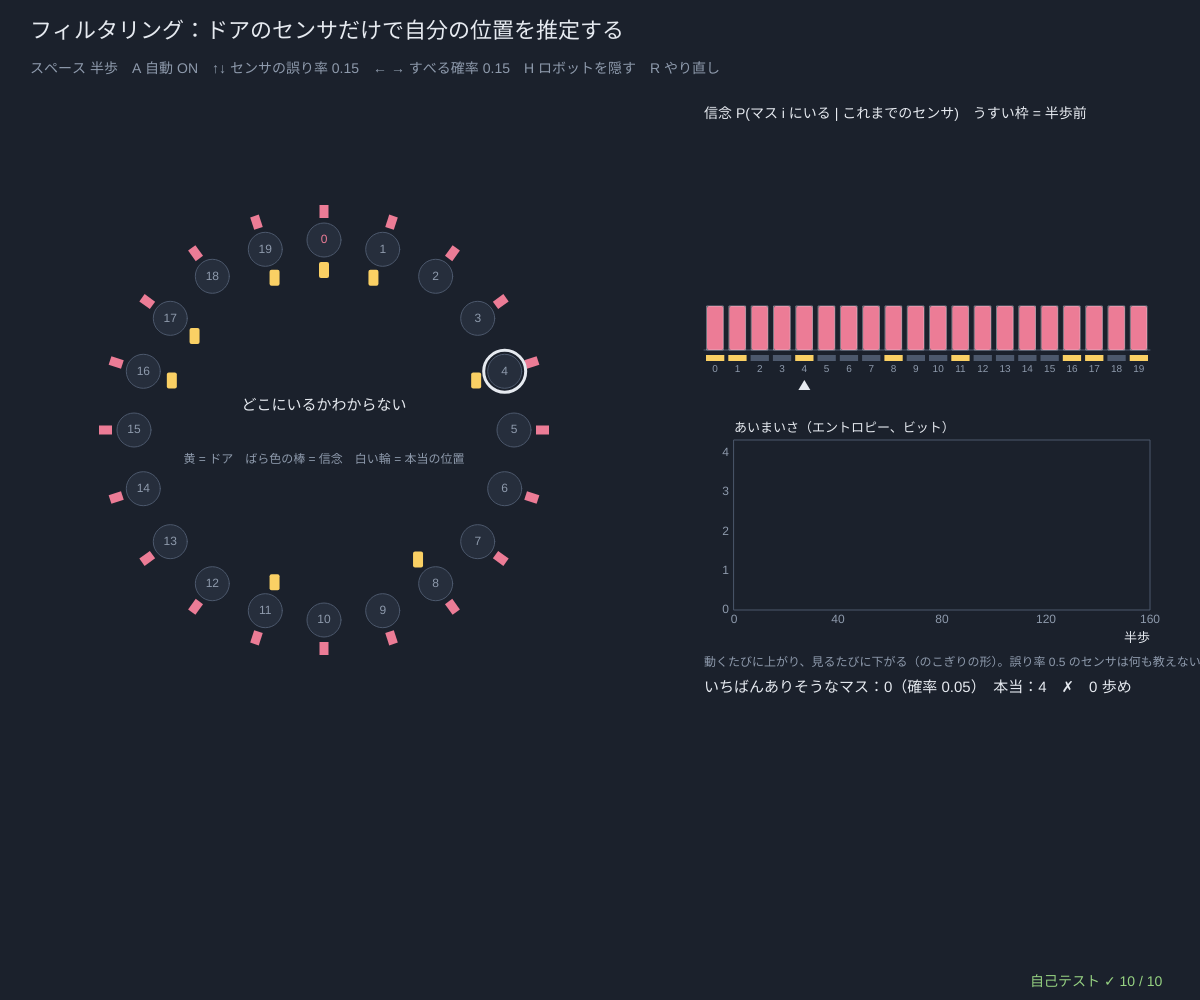
Frame 1 (no input)
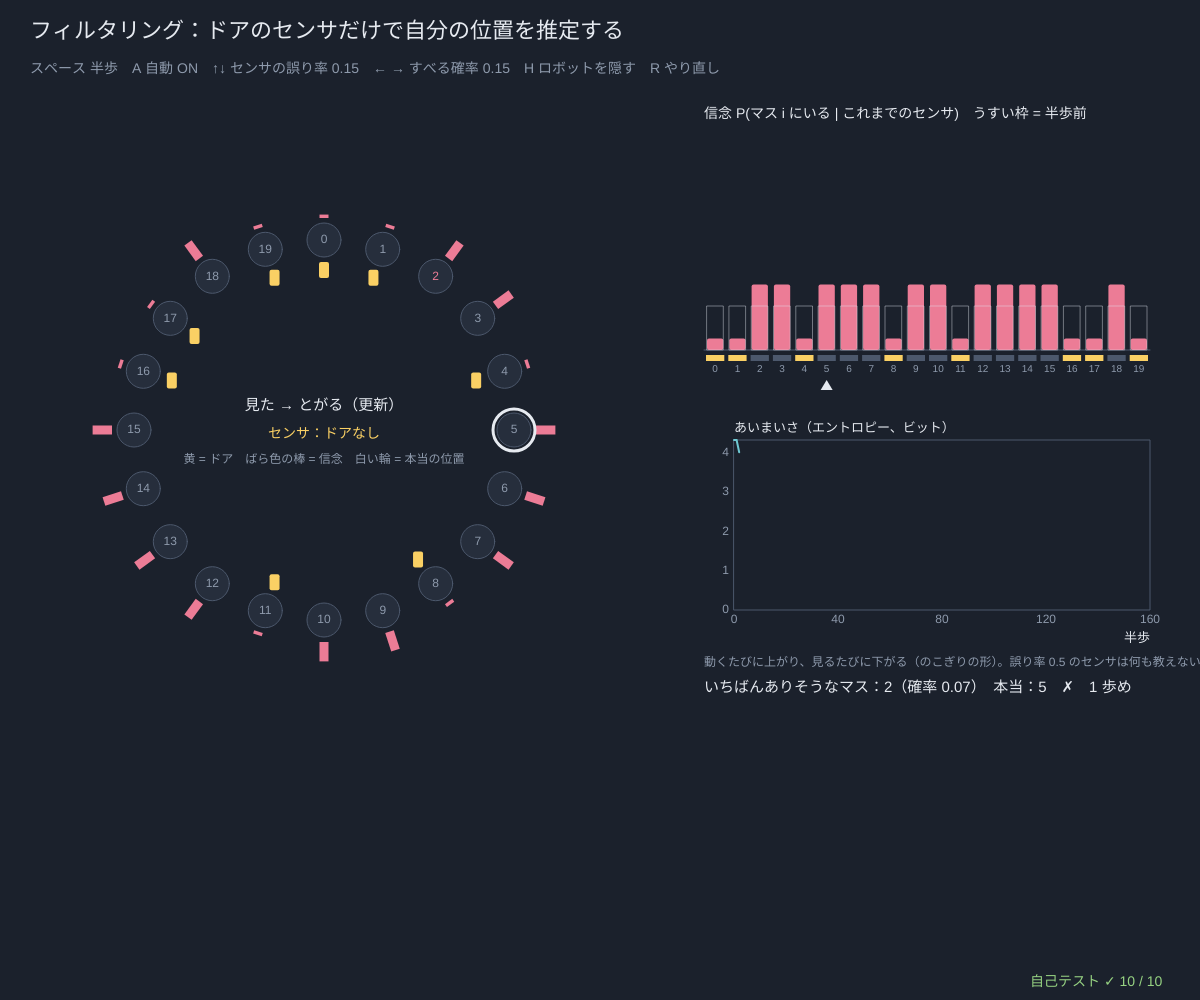
Frame 60 (no input)
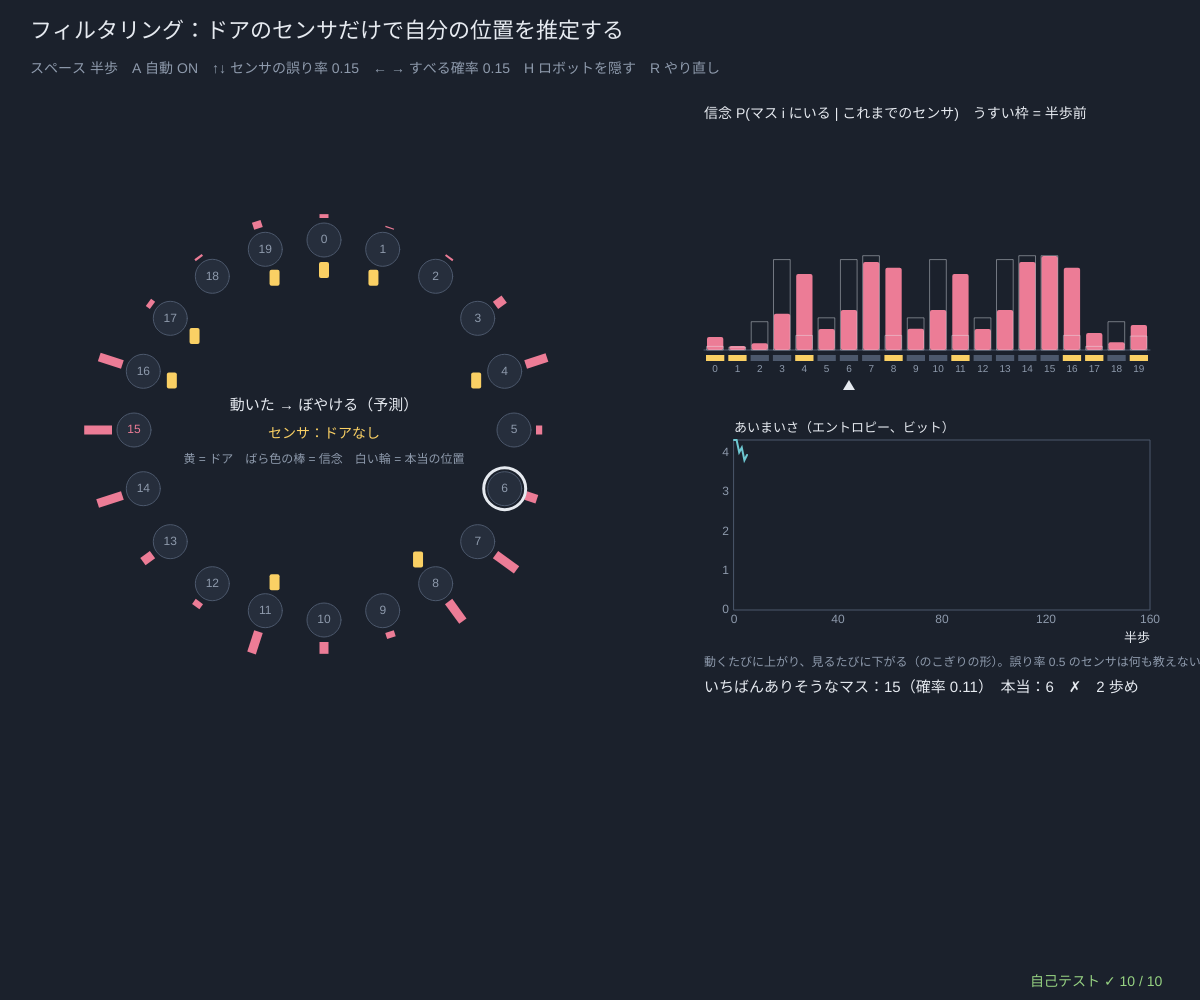
Frame 120 (the mouse pressed at the canvas centre since frame 60)

The p5.js sketch that drew these frames (run headless with seeded random() and noise() and a simulated clock; from frame 60 on, the mouse is pressed at the canvas centre):

// p5.js sketch
// ── sketch.js
// ============================================
// 02 フィルタリング ─ 輪になった廊下（20 マス）を右回りに進むロボット。自分の位置は見えず、「横にドアがある / ない」のセンサ（ときどきまちがう）だけが頼り。
// 信念 = 「いまマス i にいる確率」の棒グラフ。次の 2 つをくり返す：
//   動く → 棒が右へずれて、すべる分だけぼやける（予測：信念 × A）　　見る → センサと合うマスが伸びて、とがる（更新：× b_i(観測) して合計で割る）
// これは前向きアルゴリズムを毎時刻 合計 1 に直したもの。状態が連続のときはカルマンフィルタ・粒子フィルタ（シリーズ 21 の 10・11）
// スペース 半歩（動く / 見る）/ A 自動 / ↑↓ センサの誤り率 / ← → すべる確率 / H ロボットを隠す / R やり直し
// ============================================

const DOORS = [1, 1, 0, 0, 1, 0, 0, 0, 1, 0, 0, 1, 0, 0, 0, 0, 1, 1, 0, 1];   // ★ ドアのあるマス（1 = ドア）。くり返し模様にすると区別できなくなる
let sensErr = 0.15;                      // ★ センサがまちがう確率
let slip = 0.15;                         // ★ すべって進めない確率（進むつもりがその場にとどまる）
const OVER = 0.05;                       // ★ 勢いあまって 2 マス進む確率
let ring, robotPos = 0, belief = [], before = [], phase = 'see', lastSeen = -1, auto = true, showRobot = true, entHist = [], stepsDone = 0;

function setup() {
  createCanvas(windowWidth, windowHeight);
  selfTest();
  seedRng(72); rebuild(); restart();
}
function windowResized() { resizeCanvas(windowWidth, windowHeight); }
// ★ 廊下を HMM にする：状態 = マス、tr = 動き方、em[i] = [ドアなしと出る確率, ドアありと出る確率]
function ringModel(doors, sl, over, err) {
  let n = doors.length, m = { p0: new Array(n).fill(1 / n), tr: [], em: [] };
  for (let i = 0; i < n; i++) {
    let row = new Array(n).fill(0); row[i] += sl; row[(i + 1) % n] += 1 - sl - over; row[(i + 2) % n] += over; m.tr.push(row);
    m.em.push(doors[i] ? [err, 1 - err] : [1 - err, err]);
  }
  return m;
}
function predictStep(b, m) { return vecMat(b, m.tr); }                    // ★ 動く：信念 × A
function updateStep(b, m, x) { return normRow(b.map((v, i) => v * m.em[i][x])); }   // ★ 見る：× b_i(x) して合計 1 に（全部 0 なら一様に戻す）
function entropyBits(b) { let h = 0; for (let v of b) if (v > 0) h -= v * Math.log2(v); return h; }
function rebuild() { ring = ringModel(DOORS, slip, OVER, sensErr); }
function restart() { robotPos = rndInt(0, DOORS.length - 1); belief = ring.p0.slice(); before = belief.slice(); phase = 'see'; lastSeen = -1; entHist = [entropyBits(belief)]; stepsDone = 0; }
function halfStep() {
  before = belief.slice();
  if (phase === 'see') { robotPos = sampleFrom(ring.tr[robotPos]); belief = predictStep(belief, ring); phase = 'move'; }
  else { lastSeen = sampleFrom(ring.em[robotPos]); belief = updateStep(belief, ring, lastSeen); phase = 'see'; stepsDone++; }
  entHist.push(entropyBits(belief)); if (entHist.length > 160) entHist.shift();
}

function draw() {
  background(...BG);
  if (auto && frameCount % 24 === 0) halfStep();
  let n = DOORS.length, best = argMax(belief);
  hudTitle('フィルタリング：ドアのセンサだけで自分の位置を推定する', 'スペース 半歩　A 自動 ' + (auto ? 'ON' : 'OFF') + '　↑↓ センサの誤り率 ' + fmtN(sensErr, 2) + '　← → すべる確率 ' + fmtN(slip, 2) + '　H ロボットを隠す　R やり直し');
  // ---- 輪の廊下
  let cx = Math.min(330, width * 0.27), cy = 430, rad = Math.min(190, height * 0.25);
  for (let i = 0; i < n; i++) {
    let a = -Math.PI / 2 + (i / n) * 2 * Math.PI, ux = Math.cos(a), uy = Math.sin(a), x = cx + ux * rad, y = cy + uy * rad;
    stroke(...LINEC); strokeWeight(1); fill(...PANEL); circle(x, y, 34);
    if (DOORS[i]) { noStroke(); fill(...LAN); rect(cx + ux * (rad - 30) - 5, cy + uy * (rad - 30) - 8, 10, 16, 2); }
    let len = clampv(belief[i] * 260, 0, 120); stroke(...ROSE); strokeWeight(9); strokeCap(SQUARE); line(cx + ux * (rad + 22), cy + uy * (rad + 22), cx + ux * (rad + 22 + len), cy + uy * (rad + 22 + len)); strokeCap(ROUND);
    noStroke(); fill(...(i === best ? ROSE : DIMC)); textSize(12); textAlign(CENTER, CENTER); text(i, x, y);
    if (showRobot && i === robotPos) { noFill(); stroke(...INK); strokeWeight(3); circle(x, y, 42); }
  }
  noStroke(); fill(...INK); textAlign(CENTER, CENTER); textSize(15);
  text(phase === 'move' ? '動いた → ぼやける（予測）' : lastSeen < 0 ? 'どこにいるかわからない' : '見た → とがる（更新）', cx, cy - 24);
  fill(...LAN); textSize(14); text(lastSeen < 0 ? '' : 'センサ：ドア' + (lastSeen ? 'あり' : 'なし') + (showRobot && phase === 'see' && lastSeen !== DOORS[robotPos] ? '（まちがい！）' : ''), cx, cy + 4);
  fill(...DIMC); textSize(12); text('黄 = ドア　ばら色の棒 = 信念　白い輪 = 本当の位置', cx, cy + 30);
  // ---- 棒グラフ（うすい枠 = 半歩前）
  let bx = Math.max(600, cx + rad + 190), bw = width - bx - 50, by = 130, bh = 220, top = Math.max(0.25, Math.max(...belief, ...before) * 1.1), cw = bw / n;
  note('信念 P(マス i にいる | これまでのセンサ)　うすい枠 = 半歩前', bx, by - 12, INK, 14);
  stroke(...LINEC); strokeWeight(1); line(bx, by + bh, bx + bw, by + bh);
  for (let i = 0; i < n; i++) {
    noStroke(); fill(...(DOORS[i] ? LAN : LINEC)); rect(bx + i * cw + 2, by + bh + 5, cw - 4, 6);
    fill(...ROSE); let h1 = (belief[i] / top) * bh; rect(bx + i * cw + 3, by + bh - h1, cw - 6, h1, 2);
    noFill(); stroke(...INK, 110); strokeWeight(1); let h0 = (before[i] / top) * bh; rect(bx + i * cw + 3, by + bh - h0, cw - 6, h0);
    noStroke(); fill(...DIMC); textSize(10); textAlign(CENTER, TOP); text(i, bx + i * cw + cw / 2, by + bh + 14);
    if (showRobot && i === robotPos) { fill(...INK); triangle(bx + i * cw + cw / 2, by + bh + 30, bx + i * cw + cw / 2 - 6, by + bh + 40, bx + i * cw + cw / 2 + 6, by + bh + 40); }
  }
  // ---- あいまいさ（エントロピー）の動き
  let g = { x: bx + 30, y: by + bh + 90, w: bw - 30, h: 170, x0: 0, x1: 160, y0: 0, y1: Math.log2(n) };
  plotAxes(g, '半歩', 'あいまいさ（エントロピー、ビット）', [0, 40, 80, 120, 160], [0, 1, 2, 3, 4]);
  drawCurve(g, entHist, AQUA, 2);
  note('動くたびに上がり、見るたびに下がる（のこぎりの形）。誤り率 0.5 のセンサは何も教えない', bx, g.y + g.h + 56, DIMC, 12);
  note('いちばんありそうなマス：' + best + '（確率 ' + fmtN(belief[best], 2) + '）' + (showRobot ? '　本当：' + robotPos + (best === robotPos ? '　✓' : '　✗') : '') + '　' + stepsDone + ' 歩め', bx, g.y + g.h + 82, INK, 15);
  drawSelfTest();
}

function keyPressed() {
  if (key === ' ') { halfStep(); auto = false; }
  if (key === 'a' || key === 'A') auto = !auto;
  if (key === 'h' || key === 'H') showRobot = !showRobot;
  if (key === 'r' || key === 'R') restart();
  if (key === UP_ARROW) { sensErr = Math.min(0.5, Math.round((sensErr + 0.05) * 100) / 100); rebuild(); }
  if (key === DOWN_ARROW) { sensErr = Math.max(0, Math.round((sensErr - 0.05) * 100) / 100); rebuild(); }
  if (key === RIGHT_ARROW) { slip = Math.min(0.9, Math.round((slip + 0.05) * 100) / 100); rebuild(); }
  if (key === LEFT_ARROW) { slip = Math.max(0, Math.round((slip - 0.05) * 100) / 100); rebuild(); }
  return false;
}

// やってみよう
// 1. R でやり直して、信念の山が 1 つになるまで何歩かかるか数えよう。誤り率を 0.3 にすると？
// 2. 誤り率を 0.5 にすると信念はどうなる？ 0 にすると？（0 でも数歩は必要なのはなぜ？）
// 3. DOORS を [1,0,1,0,…] のくり返しにすると、信念の山はいくつ残る？
// 4. H でロボットを隠して、信念だけを見て位置を当てよう

// ---- 自己テスト
function selfTest() {
  selfTestResults = [];
  seedRng(720);
  let m = ringModel(DOORS, 0.15, 0.05, 0.15);
  check('廊下のモデル：A と B の行の合計 = 1、A は列の合計も 1（輪なのでかたよらない）', rowSumErr(m.tr) < 1e-12 && rowSumErr(m.em) < 1e-12 && m.tr.every((_, j) => near(sumOf(m.tr.map((r) => r[j])), 1, 1e-12)));
  // 5 マスの輪で総当たり（5^6 = 15625 本）と照合
  let small = ringModel([1, 0, 0, 1, 0], 0.2, 0.1, 0.2), xs = [1, 0, 0, 1, 1, 0], b = small.p0.slice(), worst = 0, fs = fwdScaled(small, emTable(small, xs));
  for (let t = 0; t < xs.length; t++) { b = updateStep(predictStep(b, small), small, xs[t]); let bf = bruteAll(small, emTable(small, xs.slice(0, t + 1))); worst = Math.max(worst, maxAbsDiff(b, bf.gam[t]), maxAbsDiff(b, fs.ah[t])); }
  check('5 マスの輪：予測 → 更新の信念 = 総当たり（最大 15625 本）の事後確率 = スケーリングつき前向き', worst < 1e-12);
  let okSum = true, bb = m.p0.slice(), pos = 3;
  for (let k = 0; k < 400; k++) { pos = sampleFrom(m.tr[pos]); bb = updateStep(predictStep(bb, m), m, sampleFrom(m.em[pos])); if (!near(sumOf(bb), 1, 1e-9) || !noNaN(bb)) okSum = false; }
  check('400 歩：信念の合計はいつも 1、NaN なし', okSum);
  let det = ringModel(DOORS, 0, 0, 0), d0 = new Array(20).fill(0); d0[19] = 1;
  check('すべらないなら、「動く」は信念をちょうど 1 マスずらす（19 → 0）', predictStep(d0, det)[0] === 1);
  let half = ringModel(DOORS, 0.15, 0.05, 0.5);
  check('誤り率 0.5 のセンサ：見ても信念は変わらない', maxAbsDiff(updateStep(bb, half, 1), bb) < 1e-12);
  let bd = det.p0.slice(), p = 7, when = -1;
  for (let k = 1; k <= 20; k++) { p = (p + 1) % 20; bd = updateStep(predictStep(bd, det), det, DOORS[p]); if (when < 0 && bd[p] > 1 - 1e-12) when = k; }
  check('まちがわないセンサ・すべらない：' + when + ' 歩で位置が 1 つに決まる（20 歩以内）', when > 0 && when <= 20);
  check('ありえない観測（信念が全部 0 になる）でも NaN にならず、一様に戻る', near(updateStep(d0, det, 1 - DOORS[19])[5], 1 / 20, 1e-12));
  let okEnt = true; for (let k = 0; k < 200; k++) { let r = normRow(m.p0.map(() => Math.pow(rnd(), 3))); if (entropyBits(predictStep(r, m)) < entropyBits(r) - 1e-12) okEnt = false; }
  check('「動く」であいまいさ（エントロピー）は減らない（200 個のでたらめな信念）', okEnt);
  let per = ringModel([1, 0, 0, 1, 1, 0, 0, 0, 1, 0, 1, 0, 0, 1, 1, 0, 0, 0, 1, 0], 0.15, 0.05, 0.15), bp = per.p0.slice(), pp = 2, okPer = true;
  for (let k = 0; k < 60; k++) { pp = sampleFrom(per.tr[pp]); bp = updateStep(predictStep(bp, per), per, sampleFrom(per.em[pp])); for (let i = 0; i < 10; i++) if (!near(bp[i], bp[i + 10], 1e-12)) okPer = false; }
  check('ドアが 10 マスごとのくり返し模様：信念はいつも 2 つの同じ山（区別できない）', okPer);
  let hit = 0, runs = 300;
  for (let r = 0; r < runs; r++) { let q = rndInt(0, 19), bq = m.p0.slice(); for (let k = 0; k < 50; k++) { q = sampleFrom(m.tr[q]); bq = updateStep(predictStep(bq, m), m, sampleFrom(m.em[q])); } if (Math.min(Math.abs(argMax(bq) - q), 20 - Math.abs(argMax(bq) - q)) <= 1) hit++; }
  check('50 歩後：いちばんありそうなマスが本当の位置の ±1 マス以内 ' + Math.round((100 * hit) / runs) + '%（> 60%。でたらめなら 15%）', hit / runs > 0.6);
  reportSelfTest();
}

// ==================================================
// ここから下は「HMM の道具」（中身は読まなくても OK。消さないでね）
// ==================================================
// ---- 色と小さな道具（霧の夜と灯り：黄 = 見える観測、ばら色 = 隠れた状態）
const BG = [27, 33, 44];                // 背景（霧の夜の青ねずみ色）
const INK = [230, 234, 240];            // 文字（やわらかい白）
const LAN = [250, 208, 100], ROSE = [236, 124, 150], AQUA = [110, 200, 210], LILAC = [176, 156, 236], LEAF = [150, 210, 130], TANG = [240, 160, 96];
const DIMC = [142, 154, 172], PANEL = [38, 46, 60], LINEC = [76, 88, 108];
const ST_COLS = [ROSE, AQUA, LAN, LILAC, LEAF, TANG, [200, 200, 210], [130, 150, 240]];   // 状態の色
function clampv(v, a, b) { return v < a ? a : v > b ? b : v !== v ? a : v; }     // NaN なら a に戻す
function sumOf(a) { let s = 0; for (let v of a) s += v; return s; }
function argMax(a) { let b = 0; for (let i = 1; i < a.length; i++) if (a[i] > a[b]) b = i; return b; }   // 同点なら小さい番号
function fmtN(v, d) { if (typeof v !== 'number' || v !== v) return '?'; if (!isFinite(v)) return v > 0 ? '∞' : '−∞'; let s = v.toFixed(d === undefined ? 2 : d); return /^-0\.?0*$/.test(s) ? s.slice(1) : s; }
function fmtP(v) {                      // 確率の表示：小さい数は 1.2e-5 の形で
  if (typeof v !== 'number' || v !== v) return '?';
  if (v === 0) return '0'; if (Math.abs(v) >= 0.001) return v.toFixed(v >= 0.1 ? 3 : 4); return v.toExponential(1);
}
function hudTitle(t, sub) {             // 左上の見出しと操作の説明（日本語は 1 文字ずつ折り返す）
  textWrap(CHAR); noStroke(); fill(...INK); textSize(22); textAlign(LEFT, BASELINE); text(t, 30, 38);
  fill(...DIMC); textSize(14); textLeading(19); text(sub, 30, 62, width - 60);
}
function panelBox(x, y, w, h) { noStroke(); fill(...PANEL); rect(x, y, w, h, 8); }
function note(s, x, y, col, sz) { noStroke(); fill(...(col || DIMC)); textSize(sz || 13); textAlign(LEFT, BASELINE); text(s, x, y); }
// ---- 種つきの乱数（同じ種なら毎回同じ列 → 実験をくり返せる）
let rngState = 1;
function seedRng(s) { rngState = (s >>> 0) || 1; }
function rnd() {                       // 0〜1 の一様乱数（mulberry32）
  rngState = (rngState + 0x6d2b79f5) >>> 0;
  let t = rngState;
  t = Math.imul(t ^ (t >>> 15), t | 1);
  t ^= t + Math.imul(t ^ (t >>> 7), t | 61);
  return ((t ^ (t >>> 14)) >>> 0) / 4294967296;
}
function rndInt(a, b) { return a + Math.floor(rnd() * (b - a + 1)); }
function randn() { let u = 1 - rnd(), v = rnd(); return Math.sqrt(-2 * Math.log(u)) * Math.cos(2 * Math.PI * v); }   // 標準正規分布
function sampleFrom(p) { let u = rnd() * sumOf(p), c = 0; for (let i = 0; i < p.length; i++) { c += p[i]; if (u < c) return i; } return p.length - 1; }   // 確率 p[i] で i を返す
// ---- 隠れマルコフモデルの道具
// モデル m = { p0: はじめの分布 π, tr: 遷移行列 A（tr[i][j] = 状態 i の次に j）, em: 出力行列 B（em[j][k] = 状態 j が記号 k を出す） }
// どの計算も「出力の表」eb[t][j] = b_j(x_t)（時刻 t の観測を状態 j が出す確率）を受け取る → 記号でも数（正規分布）でも同じ道具が使える
function lg(p) { return p > 0 ? Math.log(p) : -Infinity; }          // log 0 は −∞（NaN にしない）
function logSumExp(a) {                // log(Σ e^a_i)：いちばん大きい値を先に引く。全部 −∞ なら −∞
  let m = -Infinity; for (let v of a) if (v > m) m = v;
  if (m === -Infinity) return -Infinity;
  let s = 0; for (let v of a) s += Math.exp(v - m);
  return m + Math.log(s);
}
function normRow(r) { let s = sumOf(r); return s > 1e-300 ? r.map((v) => v / s) : r.map(() => 1 / r.length); }   // 合計 1 に（全部 0 なら一様に）
function rowSumErr(a) { let d = 0; for (let r of a) d = Math.max(d, Math.abs(sumOf(r) - 1)); return d; }
function maxAbsDiff(a, b) { let d = 0; for (let i = 0; i < a.length; i++) d = Math.max(d, Array.isArray(a[i]) ? maxAbsDiff(a[i], b[i]) : Math.abs(a[i] - b[i])); return d; }
function vecMat(v, a) {                // 横ベクトル × 行列：1 歩先の分布
  let out = new Array(a[0].length).fill(0);
  for (let i = 0; i < v.length; i++) if (v[i] !== 0) for (let j = 0; j < out.length; j++) out[j] += v[i] * a[i][j];
  return out;
}
function emTable(m, xs) { return xs.map((x) => m.em.map((r) => r[x])); }   // 記号の列 → 出力の表
function hmmSample(m, n) {             // π, A, B からサイコロで列を作る：zs = 隠れた状態、xs = 観測
  let z = sampleFrom(m.p0), zs = [], xs = [];
  for (let t = 0; t < n; t++) { if (t > 0) z = sampleFrom(m.tr[z]); zs.push(z); xs.push(sampleFrom(m.em[z])); }
  return { zs, xs };
}
// ★ 前向き：α_t(j) = P(x_1..x_t, z_t = j) = b_j(x_t) Σ_i α_{t−1}(i) a_ij。尤度 P(x) = Σ_j α_T(j)
function fwdPlain(m, eb) {
  let n = m.p0.length, al = [];
  for (let t = 0; t < eb.length; t++) {
    let prev = t === 0 ? null : al[t - 1], row = new Array(n);
    for (let j = 0; j < n; j++) { let s = 0; if (t === 0) s = m.p0[j]; else for (let i = 0; i < n; i++) s += prev[i] * m.tr[i][j]; row[j] = s * eb[t][j]; }
    al.push(row);
  }
  return { al, lik: al.length ? sumOf(al[al.length - 1]) : 1 };
}
// ★ 後ろ向き：β_t(i) = P(x_{t+1}..x_T | z_t = i) = Σ_j a_ij b_j(x_{t+1}) β_{t+1}(j)。尤度 = Σ_i π_i b_i(x_1) β_1(i)
function bwdPlain(m, eb) {
  let n = m.p0.length, len = eb.length, be = new Array(len);
  for (let t = len - 1; t >= 0; t--) {
    be[t] = new Array(n).fill(t === len - 1 ? 1 : 0);
    if (t < len - 1) for (let i = 0; i < n; i++) for (let j = 0; j < n; j++) be[t][i] += m.tr[i][j] * eb[t + 1][j] * be[t + 1][j];
  }
  let lik = 0; if (len) for (let i = 0; i < n; i++) lik += m.p0[i] * eb[0][i] * be[0][i]; else lik = 1;
  return { be, lik };
}
// ★ スケーリングつきの前向き：毎時刻 合計 c_t で割る。ah[t] = P(z_t | x_1..x_t)（= フィルタ）、log P(x) = Σ log c_t
//   c_t = 0（ありえない観測）なら logLik = −∞ にして、その時刻は一様分布で先へ進む（NaN を作らない）
function fwdScaled(m, eb) {
  let n = m.p0.length, ah = [], cs = [], logLik = 0;
  for (let t = 0; t < eb.length; t++) {
    let pred = t === 0 ? m.p0 : vecMat(ah[t - 1], m.tr), row = pred.map((v, j) => v * eb[t][j]), c = sumOf(row);
    if (!(c > 0)) { logLik = -Infinity; row = new Array(n).fill(1 / n); c = 0; } else { row = row.map((v) => v / c); if (logLik !== -Infinity) logLik += Math.log(c); }
    ah.push(row); cs.push(c);
  }
  return { ah, cs, logLik };
}
function bwdScaled(m, eb, cs) {         // 同じ c_t で割った後ろ向き。γ_t(i) = ah[t][i] × bh[t][i]
  let n = m.p0.length, len = eb.length, bh = new Array(len);
  for (let t = len - 1; t >= 0; t--) {
    bh[t] = new Array(n).fill(t === len - 1 ? 1 : 0);
    if (t < len - 1) { let c = cs[t + 1] > 0 ? cs[t + 1] : 1; for (let i = 0; i < n; i++) { let s = 0; for (let j = 0; j < n; j++) s += m.tr[i][j] * eb[t + 1][j] * bh[t + 1][j]; bh[t][i] = s / c; } }
  }
  return bh;
}
function fwdLog(m, eb) {                // 対数のまま：log α_t(j) = log b_j(x_t) + logSumExp_i(log α_{t−1}(i) + log a_ij)
  let n = m.p0.length, la = [], lt = m.tr.map((r) => r.map(lg)), buf = new Array(n);
  for (let t = 0; t < eb.length; t++) {
    let row = new Array(n);
    for (let j = 0; j < n; j++) { let s; if (t === 0) s = lg(m.p0[j]); else { for (let i = 0; i < n; i++) buf[i] = la[t - 1][i] + lt[i][j]; s = logSumExp(buf); } row[j] = s + lg(eb[t][j]); }
    la.push(row);
  }
  return { la, logLik: la.length ? logSumExp(la[la.length - 1]) : 0 };
}
// ★ 平滑化：γ_t(i) = P(z_t = i | 全部の観測)。filt = フィルタ P(z_t | x_1..x_t)
function smoothAll(m, eb) {
  let f = fwdScaled(m, eb), bh = bwdScaled(m, eb, f.cs);
  let gam = f.ah.map((a, t) => normRow(a.map((v, i) => v * bh[t][i])));
  return { filt: f.ah, gam, bh, cs: f.cs, logLik: f.logLik };
}
function xiAt(m, eb, sm, t) {           // ξ_t(i, j) = P(z_t = i, z_{t+1} = j | 全部の観測)
  let n = m.p0.length, c = sm.cs[t + 1] > 0 ? sm.cs[t + 1] : 1, out = [];
  for (let i = 0; i < n; i++) { out.push(new Array(n)); for (let j = 0; j < n; j++) out[i][j] = (sm.filt[t][i] * m.tr[i][j] * eb[t + 1][j] * sm.bh[t + 1][j]) / c; }
  return out;
}
// ★ ビタビ（対数）：dl[t][j] = 時刻 t に状態 j で終わるいちばん良い道の log 確率、bp[t][j] = そのとき 1 つ前にいた状態（戻り矢印）
function viterbiLog(m, eb) {
  let n = m.p0.length, len = eb.length, dl = [], bp = [], lt = m.tr.map((r) => r.map(lg));
  for (let t = 0; t < len; t++) {
    let row = new Array(n), back = new Array(n).fill(-1);
    for (let j = 0; j < n; j++) {
      let best = -Infinity, arg = -1;
      if (t === 0) best = lg(m.p0[j]); else for (let i = 0; i < n; i++) { let v = dl[t - 1][i] + lt[i][j]; if (v > best) { best = v; arg = i; } }
      row[j] = best + lg(eb[t][j]); back[j] = arg;
    }
    dl.push(row); bp.push(back);
  }
  let vitPath = new Array(len).fill(0), logP = len ? -Infinity : 0;
  if (len) { let z = argMax(dl[len - 1]); logP = dl[len - 1][z]; for (let t = len - 1; t >= 0; t--) { vitPath[t] = z; z = bp[t][z] >= 0 ? bp[t][z] : 0; } }
  return { vitPath, logP, dl, bp };
}
function pathLogProb(m, eb, zs) {       // 1 本の道 zs と観測がいっしょに起きる log 確率
  let s = 0; for (let t = 0; t < zs.length; t++) s += (t === 0 ? lg(m.p0[zs[0]]) : lg(m.tr[zs[t - 1]][zs[t]])) + lg(eb[t][zs[t]]);
  return s;
}
function postDecode(gam) { return gam.map(argMax); }                 // 事後復号：時刻ごとにいちばんありそうな状態
// ★ 総当たり：N^T 本の道を全部ためす（短い列だけ）。尤度、γ、ξ、いちばん良い道
function bruteAll(m, eb) {
  let n = m.p0.length, len = eb.length, total = Math.pow(n, len), zs = new Array(len).fill(0);
  let lik = 0, gam = eb.map(() => new Array(n).fill(0)), xi = eb.slice(1).map(() => m.p0.map(() => new Array(n).fill(0))), bestP = -1, best = null;
  for (let k = 0; k < total; k++) {
    let r = k; for (let t = len - 1; t >= 0; t--) { zs[t] = r % n; r = Math.floor(r / n); }
    let p = 1; for (let t = 0; t < len && p > 0; t++) p *= (t === 0 ? m.p0[zs[0]] : m.tr[zs[t - 1]][zs[t]]) * eb[t][zs[t]];
    if (p > bestP) { bestP = p; best = zs.slice(); }
    if (p === 0) continue;
    lik += p; for (let t = 0; t < len; t++) { gam[t][zs[t]] += p; if (t > 0) xi[t - 1][zs[t - 1]][zs[t]] += p; }
  }
  if (lik > 0) { gam = gam.map((g) => g.map((v) => v / lik)); xi = xi.map((x) => x.map((r) => r.map((v) => v / lik))); }
  return { lik, gam, xi, best, bestP, paths: total };
}
function stationaryOf(tr) {             // 定常分布 π A = π（なまけた連鎖 (π + πA)/2 をくり返す。周期があっても収束する）
  let v = new Array(tr.length).fill(1 / tr.length);
  for (let k = 0; k < 4000; k++) { let w = vecMat(v, tr), d = 0; for (let i = 0; i < v.length; i++) { let u = (v[i] + w[i]) / 2; d = Math.max(d, Math.abs(u - v[i])); v[i] = u; } if (d < 1e-15) break; }
  return normRow(v);
}
function hmmLogLik(m, xs) { return fwdScaled(m, emTable(m, xs)).logLik; }   // 記号の列の対数尤度 log P(x)
function predictK(belief, tr, k) { let v = belief.slice(); for (let s = 0; s < k; s++) v = vecMat(v, tr); return v; }   // k 歩先の予測：A を k 回掛ける
// ---- グラフの道具：g = { x, y, w, h, x0, x1, y0, y1 }
function gX(g, v) { return g.x + clampv((v - g.x0) / (g.x1 - g.x0), -0.02, 1.02) * g.w; }
function gY(g, v) { return g.y + g.h - clampv((v - g.y0) / (g.y1 - g.y0), -0.02, 1.02) * g.h; }
function plotAxes(g, xl, yl, xt, yt) {
  stroke(...LINEC); strokeWeight(1); noFill(); rect(g.x, g.y, g.w, g.h);
  noStroke(); fill(...DIMC); textSize(12); textAlign(CENTER, TOP);
  for (let v of xt) text(+v.toPrecision(4), gX(g, v), g.y + g.h + 4);
  textAlign(RIGHT, CENTER);
  for (let v of yt) text(+v.toPrecision(4), g.x - 5, gY(g, v));
  textAlign(LEFT, BASELINE); fill(...INK); textSize(13);
  text(xl, g.x + g.w - textWidth(xl), g.y + g.h + 32); text(yl, g.x, g.y - 8);
}
function polyline(pts) {               // 点が 2 つ以上あるときだけ折れ線を描く（空の beginShape を作らない）
  if (pts.length < 2) return;
  noFill(); beginShape(); for (let p of pts) vertex(p[0], p[1]); endShape();
}
function drawCurve(g, arr, col, sw, xOff, from, to) {   // arr[i] を x = i (+ xOff) に。長いときは間引いて 600 点まで
  let a = from || 0, b = to === undefined ? arr.length : to, n = b - a, stride = Math.max(1, Math.ceil(n / 600)), pts = [];
  for (let i = a; i < b; i += stride) if (isFinite(arr[i])) pts.push([gX(g, i + (xOff || 0)), gY(g, arr[i])]);
  stroke(...col); strokeWeight(sw || 2); polyline(pts);
}
function legend(x, y, items) {         // items = [[色, 名前], …]
  textSize(13); textAlign(LEFT, CENTER);
  for (let [c, s] of items) { noStroke(); fill(...c); rect(x, y - 5, 16, 10, 2); fill(...INK); text(s, x + 22, y); y += 20; }
}
function drawMatrix(a, x, y, cw, ch, rowNames, colNames, opts) {   // 行列を色つきの表で（明るい = 大きい）
  opts = opts || {}; let d = opts.digits === undefined ? 2 : opts.digits, col = opts.col || AQUA;
  textAlign(CENTER, CENTER); textSize(opts.ts || 13);
  for (let i = 0; i < a.length; i++) for (let j = 0; j < a[i].length; j++) {
    let v = a[i][j], t = clampv(Math.abs(v) / (opts.hi || 1), 0, 1); noStroke();
    fill(PANEL[0] + t * (col[0] * 0.75 - PANEL[0]), PANEL[1] + t * (col[1] * 0.75 - PANEL[1]), PANEL[2] + t * (col[2] * 0.75 - PANEL[2])); rect(x + j * cw, y + i * ch, cw - 2, ch - 2, 3);
    if (opts.numbers !== false) { fill(...INK); text(fmtN(v, d), x + j * cw + cw / 2, y + i * ch + ch / 2); }
  }
  fill(...DIMC);
  if (rowNames) for (let i = 0; i < a.length; i++) { textAlign(RIGHT, CENTER); text(rowNames[i], x - 6, y + i * ch + ch / 2); }
  if (colNames) for (let j = 0; j < a[0].length; j++) { textAlign(CENTER, BOTTOM); text(colNames[j], x + j * cw + cw / 2, y - 3); }
}
function drawBand(arr, x, y, w, h, colOf) {   // 状態の列を色の帯で（同じ色が続くところは 1 つの四角にまとめる）
  let n = arr.length, s = 0; noStroke();
  for (let t = 1; t <= n; t++) if (t === n || arr[t] !== arr[s]) { let c = colOf(arr[s]); if (c) { fill(...c); rect(x + (s / n) * w, y, ((t - s) / n) * w + 0.6, h); } s = t; }
}
function arrowLine(x1, y1, x2, y2, hs) { // 矢印
  let L = Math.hypot(x2 - x1, y2 - y1) || 1, ux = (x2 - x1) / L, uy = (y2 - y1) / L; hs = hs || 7;
  line(x1, y1, x2 - ux * hs * 0.6, y2 - uy * hs * 0.6);
  push(); noStroke(); triangle(x2, y2, x2 - ux * hs - uy * hs * 0.5, y2 - uy * hs + ux * hs * 0.5, x2 - ux * hs + uy * hs * 0.5, y2 - uy * hs - ux * hs * 0.5); pop();
}
// ---- 自己テストの道具
let selfTestResults = [];
function check(name, cond) { selfTestResults.push({ name, ok: !!cond }); }
function near(a, b, tol) { return typeof a === 'number' && isFinite(a) && Math.abs(a - b) <= (tol === undefined ? 1e-9 : tol); }
function noNaN(v) { return Array.isArray(v) || ArrayBuffer.isView(v) ? Array.from(v).every(noNaN) : !(typeof v === 'number' && v !== v); }
function reportSelfTest() { for (let r of selfTestResults) (r.ok ? console.log : console.error)((r.ok ? '✓ ' : '✗ ') + r.name); }
function selfTestLine() { let n = selfTestResults.filter((r) => r.ok).length; return '自己テスト ' + (n === selfTestResults.length ? '✓ ' : '✗ ') + n + ' / ' + selfTestResults.length; }
function drawSelfTest(x, y) { noStroke(); fill(...(selfTestResults.every((r) => r.ok) ? LEAF : [255, 90, 90])); textSize(14); textAlign(LEFT, BASELINE); text(selfTestLine(), x === undefined ? width - 170 : x, y === undefined ? height - 14 : y); }
